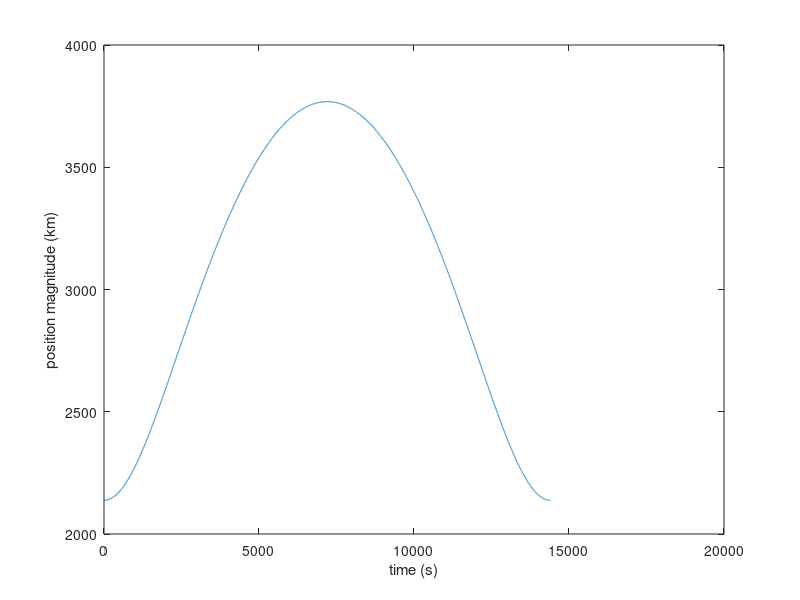
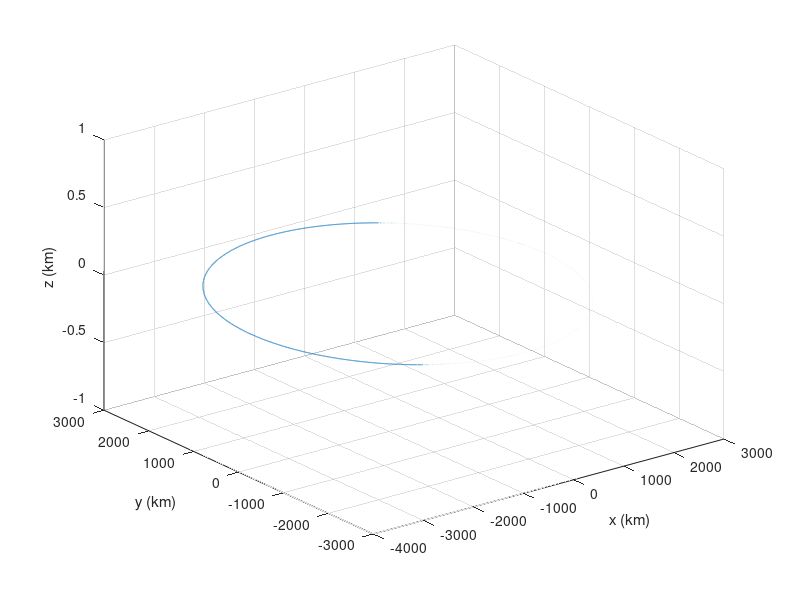
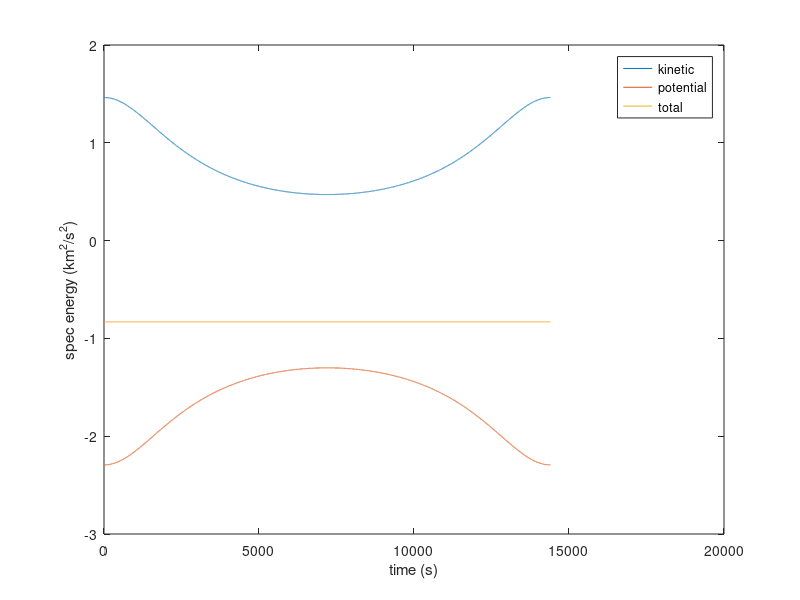
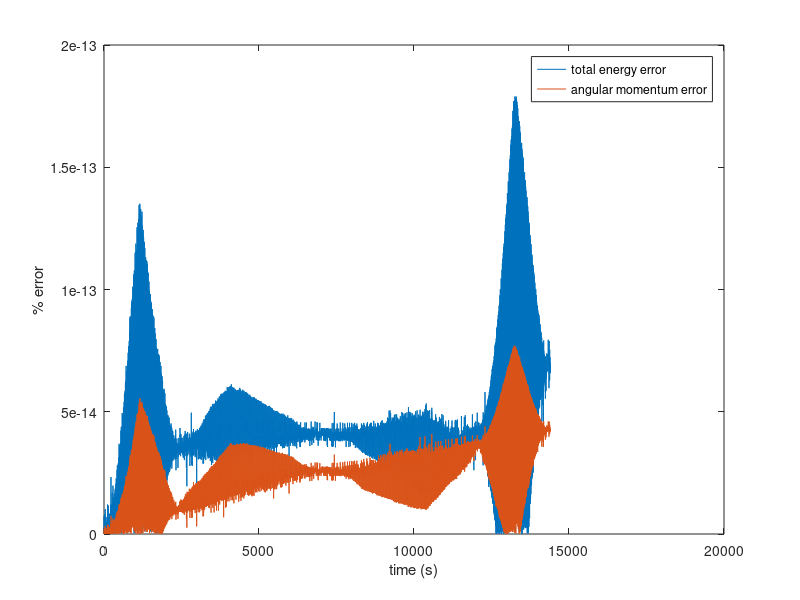

Recreate these plots in MATLAB, in order.
function twobody_integrator

% Set up the time vector
t0 = 0;   % initial time
tf = 4*3600;      % Period in s
dt = 1;         % 20-second intervals
time = [t0:dt:tf]; % Time vector
mu=4902.801;  % Earth gravitational parameter

% Initial position components (km) and velocity components (km/s)
r0 = [2137.708157, 0, 0];
v0 = [0, 1.710764699, 0];
ICs = [r0, v0];

% Setting up ODE45
tolerance = 1e-13;
options = odeset('RelTol',tolerance,'AbsTol',tolerance);

% Integrate with a simple 2-body integrator
[time, RV] = ode45(@dR_2body, time, ICs, options);

% Record the components of Position and Velocity
x  = RV(:,1);
y  = RV(:,2);
z  = RV(:,3);
vx = RV(:,4);
vy = RV(:,5);
vz = RV(:,6);

figure(1) %Plot the position magnitude vs. time
plot(time,sqrt(x.^2+y.^2+z.^2));
xlabel('time (s)');ylabel('position magnitude (km)')

figure(2)  %Plot the orbit in 3D
plot3(x,y,z)
xlabel('x (km)');ylabel('y (km)');zlabel('z (km)')
grid on

figure(3) % Plot the kinetic, potential, and total energies
KE = (vx.^2+vy.^2+vz.^2)/2; PE = - mu./sqrt(x.^2+y.^2+z.^2);
Etot=KE+PE; 
plot(time,KE,time,PE,time,Etot);
xlabel('time (s)');ylabel('spec energy (km^2/s^2)')
legend('kinetic','potential','total')

figure(4) %Plot the % error in energy and angular momentum magnitude compared with initial values
KE0 = (vx(1).^2+vy(1).^2+vz(1).^2)/2; PE0 = - mu./sqrt(x(1).^2+y(1).^2+z(1).^2);
Etot0=KE0+PE0;
H=cross([x,y,z],[vx,vy,vz]);
hmag=(H(:,1).^2+H(:,2).^2+H(:,3).^2).^0.5;
h0mag=norm(cross([x(1),y(1),z(1)],[vx(1),vy(1),vz(1)]));
plot(time,abs((Etot-Etot0)./Etot0),time,abs(hmag-h0mag)./h0mag);
xlabel('time (s)');ylabel('% error')
legend('total energy error','angular momentum error')

end

function dRV = dR_2body(time,RV)

x  = RV(1);
y  = RV(2);
z  = RV(3);
vx = RV(4);
vy = RV(5);
vz = RV(6);
r=sqrt(x^2+y^2+z^2);

mu=4902.801;

ax = -mu*x/r^3;
ay = -mu*y/r^3;
az = -mu*z/r^3;

% The function will return the following variables in a vector
dRV = [vx; vy; vz; ax; ay; az];

end
